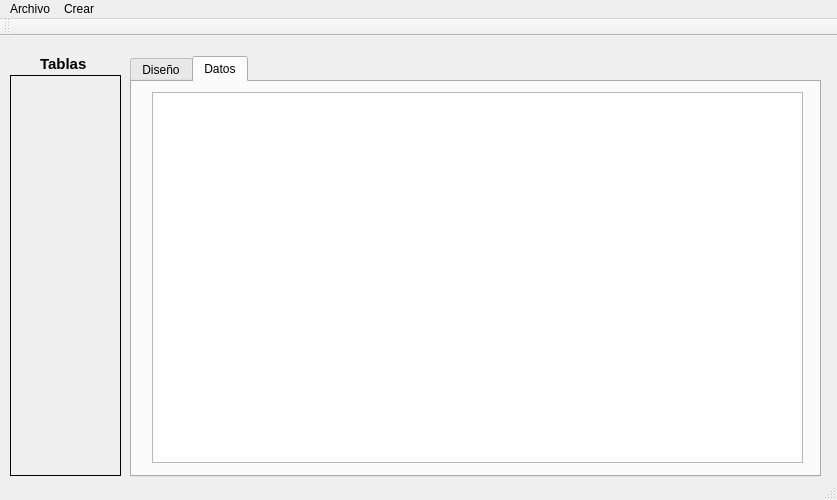
<?xml version="1.0" encoding="UTF-8"?>
<ui version="4.0">
 <class>MainWindow</class>
 <widget class="QMainWindow" name="MainWindow">
  <property name="geometry">
   <rect>
    <x>0</x>
    <y>0</y>
    <width>837</width>
    <height>500</height>
   </rect>
  </property>
  <property name="windowTitle">
   <string>Mini Access</string>
  </property>
  <property name="windowIcon">
   <iconset>
    <normaloff>:/iconos/access.ico</normaloff>:/iconos/access.ico</iconset>
  </property>
  <widget class="QWidget" name="centralWidget">
   <widget class="QTabWidget" name="tabWidget">
    <property name="geometry">
     <rect>
      <x>130</x>
      <y>20</y>
      <width>691</width>
      <height>421</height>
     </rect>
    </property>
    <property name="currentIndex">
     <number>1</number>
    </property>
    <widget class="QWidget" name="tab">
     <attribute name="title">
      <string>Diseño</string>
     </attribute>
     <widget class="QTableView" name="tableView">
      <property name="geometry">
       <rect>
        <x>20</x>
        <y>10</y>
        <width>651</width>
        <height>371</height>
       </rect>
      </property>
     </widget>
    </widget>
    <widget class="QWidget" name="tab_2">
     <attribute name="title">
      <string>Datos</string>
     </attribute>
     <widget class="QTableView" name="tableView_2">
      <property name="geometry">
       <rect>
        <x>20</x>
        <y>10</y>
        <width>651</width>
        <height>371</height>
       </rect>
      </property>
     </widget>
    </widget>
   </widget>
   <widget class="QFrame" name="frame">
    <property name="geometry">
     <rect>
      <x>10</x>
      <y>39</y>
      <width>111</width>
      <height>401</height>
     </rect>
    </property>
    <property name="frameShape">
     <enum>QFrame::Box</enum>
    </property>
    <property name="frameShadow">
     <enum>QFrame::Plain</enum>
    </property>
   </widget>
   <widget class="QLabel" name="label">
    <property name="geometry">
     <rect>
      <x>40</x>
      <y>20</y>
      <width>51</width>
      <height>16</height>
     </rect>
    </property>
    <property name="font">
     <font>
      <pointsize>11</pointsize>
      <weight>75</weight>
      <bold>true</bold>
     </font>
    </property>
    <property name="text">
     <string>Tablas</string>
    </property>
   </widget>
  </widget>
  <widget class="QMenuBar" name="menuBar">
   <property name="geometry">
    <rect>
     <x>0</x>
     <y>0</y>
     <width>837</width>
     <height>21</height>
    </rect>
   </property>
   <widget class="QMenu" name="menuArchivo">
    <property name="title">
     <string>Archivo</string>
    </property>
    <addaction name="actionAbrir_Archivo"/>
    <addaction name="actionAbrir_Tabla"/>
    <addaction name="actionNuevo_Archivo"/>
   </widget>
   <widget class="QMenu" name="menuCrear">
    <property name="title">
     <string>Crear</string>
    </property>
    <addaction name="actionCrear_Tabla"/>
    <addaction name="actionCrear_Campo"/>
    <addaction name="actionCrear_Registro"/>
   </widget>
   <addaction name="menuArchivo"/>
   <addaction name="menuCrear"/>
  </widget>
  <widget class="QToolBar" name="mainToolBar">
   <attribute name="toolBarArea">
    <enum>TopToolBarArea</enum>
   </attribute>
   <attribute name="toolBarBreak">
    <bool>false</bool>
   </attribute>
  </widget>
  <widget class="QStatusBar" name="statusBar"/>
  <action name="actionCrear_Tabla">
   <property name="text">
    <string>Crear Tabla</string>
   </property>
  </action>
  <action name="actionCrear_Campo">
   <property name="text">
    <string>Crear Campo</string>
   </property>
  </action>
  <action name="actionCrear_Registro">
   <property name="text">
    <string>Crear Registro</string>
   </property>
  </action>
  <action name="actionAbrir_Archivo">
   <property name="text">
    <string>Abrir Archivo</string>
   </property>
  </action>
  <action name="actionAbrir_Tabla">
   <property name="text">
    <string>Abrir Tabla</string>
   </property>
  </action>
  <action name="actionNuevo_Archivo">
   <property name="text">
    <string>Nuevo Archivo</string>
   </property>
  </action>
 </widget>
 <layoutdefault spacing="6" margin="11"/>
 <resources/>
 <connections/>
</ui>
